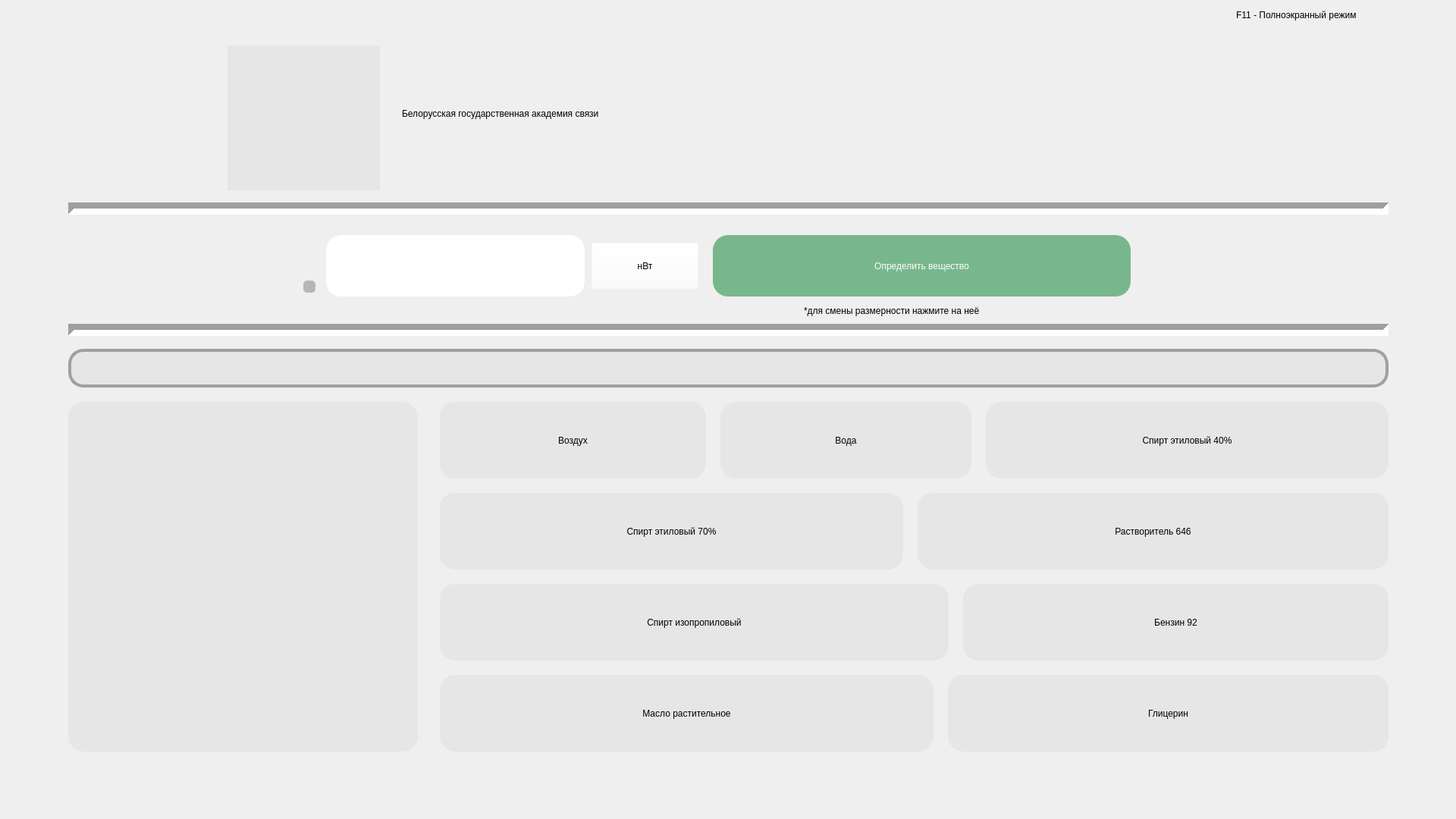
<?xml version="1.0" encoding="UTF-8"?>
<ui version="4.0">
 <class>MainWindow</class>
 <widget class="QMainWindow" name="MainWindow">
  <property name="geometry">
   <rect>
    <x>0</x>
    <y>0</y>
    <width>1920</width>
    <height>1080</height>
   </rect>
  </property>
  <property name="sizePolicy">
   <sizepolicy hsizetype="Minimum" vsizetype="Minimum">
    <horstretch>0</horstretch>
    <verstretch>0</verstretch>
   </sizepolicy>
  </property>
  <property name="minimumSize">
   <size>
    <width>1920</width>
    <height>1080</height>
   </size>
  </property>
  <property name="maximumSize">
   <size>
    <width>1920</width>
    <height>1080</height>
   </size>
  </property>
  <property name="contextMenuPolicy">
   <enum>Qt::ContextMenuPolicy::DefaultContextMenu</enum>
  </property>
  <property name="windowTitle">
   <string>Датчик определения концентрации и вида жидкости</string>
  </property>
  <property name="windowIcon">
   <iconset theme="appointment-new"/>
  </property>
  <widget class="QWidget" name="centralwidget">
   <widget class="QLabel" name="label">
    <property name="geometry">
     <rect>
      <x>530</x>
      <y>50</y>
      <width>1141</width>
      <height>201</height>
     </rect>
    </property>
    <property name="styleSheet">
     <string notr="true">font: 800 50pt &quot;Open Sans ExtraBold&quot;;
</string>
    </property>
    <property name="text">
     <string>Белорусская государственная академия связи</string>
    </property>
    <property name="textFormat">
     <enum>Qt::TextFormat::AutoText</enum>
    </property>
    <property name="alignment">
     <set>Qt::AlignmentFlag::AlignLeading|Qt::AlignmentFlag::AlignLeft|Qt::AlignmentFlag::AlignVCenter</set>
    </property>
    <property name="wordWrap">
     <bool>true</bool>
    </property>
    <property name="textInteractionFlags">
     <set>Qt::TextInteractionFlag::TextSelectableByMouse</set>
    </property>
   </widget>
   <widget class="QLineEdit" name="lineEdit">
    <property name="geometry">
     <rect>
      <x>430</x>
      <y>310</y>
      <width>341</width>
      <height>81</height>
     </rect>
    </property>
    <property name="styleSheet">
     <string notr="true">background-color: rgb(255, 255, 255);
border-radius: 20px;                     /* &lt;----  20px  */ 
border: 10px solid white;
font: 800 36pt &quot;Open Sans ExtraBold&quot;;
</string>
    </property>
    <property name="inputMethodHints">
     <set>Qt::InputMethodHint::ImhDigitsOnly</set>
    </property>
   </widget>
   <widget class="QLabel" name="label_4">
    <property name="geometry">
     <rect>
      <x>580</x>
      <y>530</y>
      <width>351</width>
      <height>101</height>
     </rect>
    </property>
    <property name="cursor">
     <cursorShape>WhatsThisCursor</cursorShape>
    </property>
    <property name="toolTip">
     <string notr="true">&lt;html&gt;&lt;head/&gt;&lt;body&gt;&lt;p&gt;&lt;span style=&quot; font-weight:700;&quot;&gt;Бывает&lt;/span&gt;&lt;/p&gt;&lt;/body&gt;&lt;/html&gt;</string>
    </property>
    <property name="toolTipDuration">
     <number>-1</number>
    </property>
    <property name="statusTip">
     <string>раре</string>
    </property>
    <property name="whatsThis">
     <string>&lt;html&gt;&lt;head/&gt;&lt;body&gt;&lt;p&gt;ппрар&lt;/p&gt;&lt;/body&gt;&lt;/html&gt;</string>
    </property>
    <property name="styleSheet">
     <string notr="true">background-color:#e6e6e6;
font: 9pt &quot;Segoe UI&quot;;
border-radius: 20px;                     /* &lt;----  20px  */ 
border: 0px solid #094065;
font: 800 20pt &quot;Open Sans ExtraBold&quot;;

</string>
    </property>
    <property name="text">
     <string>Воздух</string>
    </property>
    <property name="alignment">
     <set>Qt::AlignmentFlag::AlignCenter</set>
    </property>
   </widget>
   <widget class="QLabel" name="label_5">
    <property name="geometry">
     <rect>
      <x>950</x>
      <y>530</y>
      <width>331</width>
      <height>101</height>
     </rect>
    </property>
    <property name="cursor">
     <cursorShape>WhatsThisCursor</cursorShape>
    </property>
    <property name="styleSheet">
     <string notr="true">background-color:#e6e6e6;
font: 9pt &quot;Segoe UI&quot;;
border-radius: 20px;                     /* &lt;----  20px  */ 
border: 0px solid #094065;
font: 800 20pt &quot;Open Sans ExtraBold&quot;;
</string>
    </property>
    <property name="text">
     <string>Вода</string>
    </property>
    <property name="alignment">
     <set>Qt::AlignmentFlag::AlignCenter</set>
    </property>
   </widget>
   <widget class="QLabel" name="label_6">
    <property name="geometry">
     <rect>
      <x>1300</x>
      <y>530</y>
      <width>531</width>
      <height>101</height>
     </rect>
    </property>
    <property name="cursor">
     <cursorShape>WhatsThisCursor</cursorShape>
    </property>
    <property name="styleSheet">
     <string notr="true">background-color:#e6e6e6;
font: 9pt &quot;Segoe UI&quot;;
border-radius: 20px;                     /* &lt;----  20px  */ 
border: 0px solid #094065;
font: 800 20pt &quot;Open Sans ExtraBold&quot;;

</string>
    </property>
    <property name="text">
     <string>Спирт этиловый 40%</string>
    </property>
    <property name="alignment">
     <set>Qt::AlignmentFlag::AlignCenter</set>
    </property>
   </widget>
   <widget class="QLabel" name="label_7">
    <property name="geometry">
     <rect>
      <x>580</x>
      <y>650</y>
      <width>611</width>
      <height>101</height>
     </rect>
    </property>
    <property name="cursor">
     <cursorShape>WhatsThisCursor</cursorShape>
    </property>
    <property name="styleSheet">
     <string notr="true">background-color:#e6e6e6;
font: 9pt &quot;Segoe UI&quot;;
border-radius: 20px;                     /* &lt;----  20px  */ 
border: 0px solid #094065;
font: 800 20pt &quot;Open Sans ExtraBold&quot;;

</string>
    </property>
    <property name="text">
     <string>Спирт этиловый 70%</string>
    </property>
    <property name="alignment">
     <set>Qt::AlignmentFlag::AlignCenter</set>
    </property>
   </widget>
   <widget class="QLabel" name="label_8">
    <property name="geometry">
     <rect>
      <x>580</x>
      <y>770</y>
      <width>671</width>
      <height>101</height>
     </rect>
    </property>
    <property name="cursor">
     <cursorShape>WhatsThisCursor</cursorShape>
    </property>
    <property name="styleSheet">
     <string notr="true">background-color:#e6e6e6;
font: 9pt &quot;Segoe UI&quot;;
border-radius: 20px;                     /* &lt;----  20px  */ 
border: 0px solid #094065;
font: 800 20pt &quot;Open Sans ExtraBold&quot;;

</string>
    </property>
    <property name="text">
     <string>Спирт изопропиловый</string>
    </property>
    <property name="alignment">
     <set>Qt::AlignmentFlag::AlignCenter</set>
    </property>
   </widget>
   <widget class="QLabel" name="label_9">
    <property name="geometry">
     <rect>
      <x>1270</x>
      <y>770</y>
      <width>561</width>
      <height>101</height>
     </rect>
    </property>
    <property name="cursor">
     <cursorShape>WhatsThisCursor</cursorShape>
    </property>
    <property name="styleSheet">
     <string notr="true">background-color:#e6e6e6;
font: 9pt &quot;Segoe UI&quot;;
border-radius: 20px;                     /* &lt;----  20px  */ 
border: 0px solid #094065;
font: 800 20pt &quot;Open Sans ExtraBold&quot;;

</string>
    </property>
    <property name="text">
     <string>Бензин 92</string>
    </property>
    <property name="alignment">
     <set>Qt::AlignmentFlag::AlignCenter</set>
    </property>
   </widget>
   <widget class="QLabel" name="label_10">
    <property name="geometry">
     <rect>
      <x>1210</x>
      <y>650</y>
      <width>621</width>
      <height>101</height>
     </rect>
    </property>
    <property name="cursor">
     <cursorShape>WhatsThisCursor</cursorShape>
    </property>
    <property name="styleSheet">
     <string notr="true">background-color:#e6e6e6;
font: 9pt &quot;Segoe UI&quot;;
border-radius: 20px;                     /* &lt;----  20px  */ 
border: 0px solid #094065;
font: 800 20pt &quot;Open Sans ExtraBold&quot;;

</string>
    </property>
    <property name="text">
     <string>Растворитель 646</string>
    </property>
    <property name="alignment">
     <set>Qt::AlignmentFlag::AlignCenter</set>
    </property>
   </widget>
   <widget class="QLabel" name="label_11">
    <property name="geometry">
     <rect>
      <x>580</x>
      <y>890</y>
      <width>651</width>
      <height>101</height>
     </rect>
    </property>
    <property name="cursor">
     <cursorShape>WhatsThisCursor</cursorShape>
    </property>
    <property name="styleSheet">
     <string notr="true">background-color:#e6e6e6;
font: 9pt &quot;Segoe UI&quot;;
border-radius: 20px;                     /* &lt;----  20px  */ 
border: 0px solid #094065;
font: 800 20pt &quot;Open Sans ExtraBold&quot;;

</string>
    </property>
    <property name="text">
     <string>Масло растительное</string>
    </property>
    <property name="alignment">
     <set>Qt::AlignmentFlag::AlignCenter</set>
    </property>
   </widget>
   <widget class="QPushButton" name="pushButton">
    <property name="geometry">
     <rect>
      <x>940</x>
      <y>310</y>
      <width>551</width>
      <height>81</height>
     </rect>
    </property>
    <property name="cursor">
     <cursorShape>PointingHandCursor</cursorShape>
    </property>
    <property name="styleSheet">
     <string notr="true">color: rgb(255, 255, 255);
background-color: rgb(120, 183, 140);
border-radius: 20px;                     /* &lt;----  20px  */ 
border: 0px solid #094065;
font: 800 30pt &quot;Open Sans ExtraBold&quot;;
</string>
    </property>
    <property name="text">
     <string>Определить вещество</string>
    </property>
   </widget>
   <widget class="QLabel" name="label_12">
    <property name="geometry">
     <rect>
      <x>1250</x>
      <y>890</y>
      <width>581</width>
      <height>101</height>
     </rect>
    </property>
    <property name="cursor">
     <cursorShape>WhatsThisCursor</cursorShape>
    </property>
    <property name="styleSheet">
     <string notr="true">background-color:#e6e6e6;
font: 9pt &quot;Segoe UI&quot;;
border-radius: 20px;                     /* &lt;----  20px  */ 
border: 0px solid #094065;
font: 800 20pt &quot;Open Sans ExtraBold&quot;;

</string>
    </property>
    <property name="text">
     <string>Глицерин</string>
    </property>
    <property name="alignment">
     <set>Qt::AlignmentFlag::AlignCenter</set>
    </property>
   </widget>
   <widget class="QLabel" name="label_13">
    <property name="geometry">
     <rect>
      <x>90</x>
      <y>530</y>
      <width>461</width>
      <height>461</height>
     </rect>
    </property>
    <property name="styleSheet">
     <string notr="true">border-radius: 20px;       
background-color: #e6e6e6;</string>
    </property>
    <property name="text">
     <string/>
    </property>
    <property name="pixmap">
     <pixmap>:/images/RyLl-E9w_400x400.jpg</pixmap>
    </property>
    <property name="scaledContents">
     <bool>true</bool>
    </property>
   </widget>
   <widget class="Line" name="line">
    <property name="geometry">
     <rect>
      <x>90</x>
      <y>260</y>
      <width>1741</width>
      <height>31</height>
     </rect>
    </property>
    <property name="frameShadow">
     <enum>QFrame::Shadow::Sunken</enum>
    </property>
    <property name="lineWidth">
     <number>8</number>
    </property>
    <property name="orientation">
     <enum>Qt::Orientation::Horizontal</enum>
    </property>
   </widget>
   <widget class="QLabel" name="label_14">
    <property name="geometry">
     <rect>
      <x>300</x>
      <y>60</y>
      <width>201</width>
      <height>191</height>
     </rect>
    </property>
    <property name="styleSheet">
     <string notr="true">background-color:#e6e6e6;</string>
    </property>
    <property name="text">
     <string/>
    </property>
    <property name="pixmap">
     <pixmap>:/images/RyLl-E9w_400x400.jpg</pixmap>
    </property>
    <property name="scaledContents">
     <bool>true</bool>
    </property>
   </widget>
   <widget class="Line" name="line_2">
    <property name="geometry">
     <rect>
      <x>90</x>
      <y>420</y>
      <width>1741</width>
      <height>31</height>
     </rect>
    </property>
    <property name="styleSheet">
     <string notr="true"/>
    </property>
    <property name="lineWidth">
     <number>8</number>
    </property>
    <property name="orientation">
     <enum>Qt::Orientation::Horizontal</enum>
    </property>
   </widget>
   <widget class="QLabel" name="label_16">
    <property name="geometry">
     <rect>
      <x>90</x>
      <y>460</y>
      <width>1741</width>
      <height>51</height>
     </rect>
    </property>
    <property name="styleSheet">
     <string notr="true">background-color:#e6e6e6;
font: 9pt &quot;Segoe UI&quot;;
border-radius: 20px;                     /* &lt;----  20px  */ 
border: 4px solid #A0A0A0;
font: 800 20pt &quot;Open Sans ExtraBold&quot;;

</string>
    </property>
    <property name="text">
     <string/>
    </property>
   </widget>
   <widget class="QPushButton" name="pushButton_2">
    <property name="geometry">
     <rect>
      <x>780</x>
      <y>320</y>
      <width>141</width>
      <height>61</height>
     </rect>
    </property>
    <property name="cursor">
     <cursorShape>PointingHandCursor</cursorShape>
    </property>
    <property name="styleSheet">
     <string notr="true">background:rgba(255,255,255,0);
font: 800 italic 46pt &quot;Open Sans ExtraBold&quot;;

</string>
    </property>
    <property name="text">
     <string>нВт</string>
    </property>
   </widget>
   <widget class="QPushButton" name="pushButton_3">
    <property name="geometry">
     <rect>
      <x>400</x>
      <y>370</y>
      <width>16</width>
      <height>16</height>
     </rect>
    </property>
    <property name="cursor">
     <cursorShape>CrossCursor</cursorShape>
    </property>
    <property name="styleSheet">
     <string notr="true">color: rgb(255, 255, 255);
background-color: #b6b6b6;
border-radius: 5px;                     /* &lt;----  20px  */ 
border: 0px solid #094065;
font: 800 20pt &quot;Open Sans ExtraBold&quot;;
</string>
    </property>
    <property name="text">
     <string/>
    </property>
   </widget>
   <widget class="QLabel" name="label_17">
    <property name="geometry">
     <rect>
      <x>1060</x>
      <y>400</y>
      <width>431</width>
      <height>20</height>
     </rect>
    </property>
    <property name="styleSheet">
     <string notr="true">font: 600 italic 15pt &quot;Open Sans SemiBold&quot;;</string>
    </property>
    <property name="text">
     <string>*для смены размерности нажмите на неё</string>
    </property>
   </widget>
   <widget class="QLabel" name="label_18">
    <property name="geometry">
     <rect>
      <x>1630</x>
      <y>10</y>
      <width>281</width>
      <height>20</height>
     </rect>
    </property>
    <property name="styleSheet">
     <string notr="true">font: 600 italic 15pt &quot;Open Sans SemiBold&quot;;</string>
    </property>
    <property name="text">
     <string>F11 - Полноэкранный режим</string>
    </property>
   </widget>
  </widget>
  <widget class="QMenuBar" name="menubar">
   <property name="geometry">
    <rect>
     <x>0</x>
     <y>0</y>
     <width>1920</width>
     <height>22</height>
    </rect>
   </property>
  </widget>
 </widget>
 <resources/>
 <connections/>
</ui>
